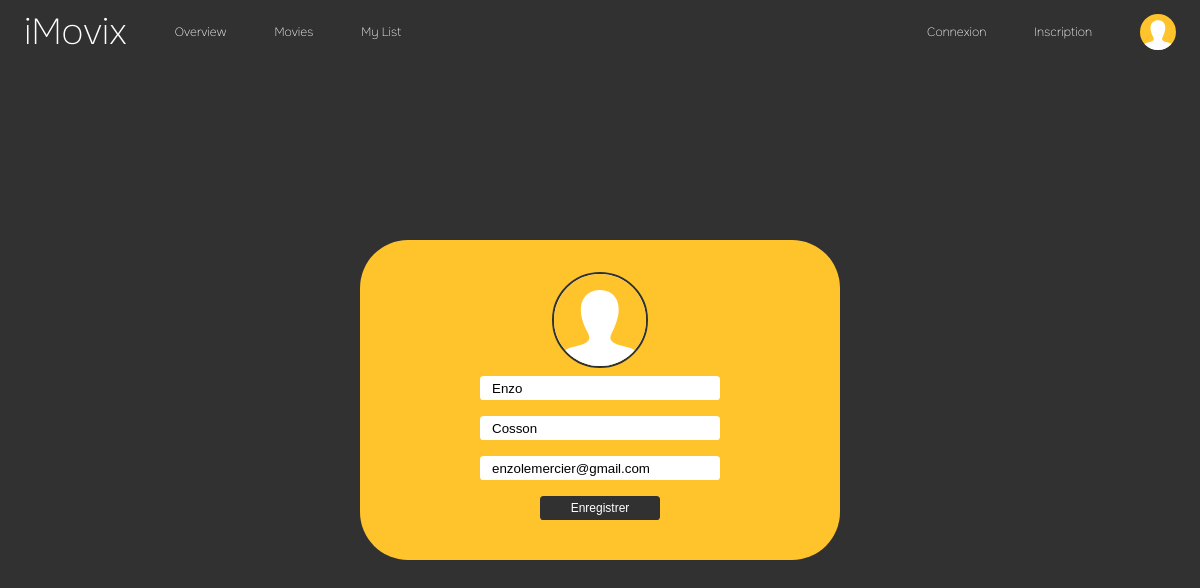
Page /profil_modif.php on the committed database.
### tables this page shows
CREATE TABLE `imovix_users` (
  `user_code` int(11) NOT NULL,
  `user_photo` varchar(50) NOT NULL,
  `user_prenom` varchar(100) DEFAULT NULL,
  `user_nom` varchar(100) DEFAULT NULL,
  `user_email` varchar(100) DEFAULT NULL,
  `user_mdp` varchar(255) DEFAULT NULL
);

### lib.inc.php (the view, shortened to what this page needs)
<?php
function afficherModifProfil($co)
{
    $userPhoto = $_GET['user_photo'];
    $req = "SELECT * FROM imovix_users";
    $resultat = $co->query($req);
    foreach ($resultat as $value) {
        if (!empty($_SESSION['user_photo'])) {
            if (empty($userPhoto)) {
                echo '<form class="changement_profil" action="profil_modif_verif.php" method="post">';
                echo     '<button type="button" class="changement_profil_pp" onclick="afficherPP()">';
                echo      ' <img class="pp_img" src="./img/pp/default.svg" alt="">';
                echo     '</button>';
                echo     '<input type="text" name="prenom" value="' . $value['user_prenom'] . '">';
                echo     '<input type="text" name="nom" value="' . $value['user_nom'] . '">';
                echo     '<input type="email" name="email" value="' . $value['user_email'] . '">';
                echo     '<input class="enregistrer" type="submit" value="Enregistrer">';
                echo '</form>';
            } else {
                echo '<form class="changement_profil" action="profil_modif_verif.php" method="post">';
                echo     '<button type="button" class="changement_profil_pp" onclick="afficherPP()">';
                echo      ' <img class="pp_img" src="./img/pp/' . $userPhoto . '" alt="">';
                echo     '</button>';
                echo     '<input type="text" name="prenom" value="' . $value['user_prenom'] . '">';
                echo     '<input type="text" name="nom" value="' . $value['user_nom'] . '">';
                echo     '<input type="email" name="email" value="' . $value['user_email'] . '">';
                echo     '<input class="enregistrer" type="submit" value="Enregistrer">';
                echo '</form>';
            }
        } else {
            echo '<form class="changement_profil" action="profil_modif_verif.php" method="post">';
            echo     '<button type="button" class="changement_profil_pp" onclick="afficherPP()">';
            echo      ' <img class="pp_img" src="./img/pp/' . $value['user_photo'] . '" alt="">';
            echo     '</button>';
            echo     '<input type="text" name="prenom" value="' . $value['user_prenom'] . '">';
            echo     '<input type="text" name="nom" value="' . $value['user_nom'] . '">';
            echo     '<input type="email" name="email" value="' . $value['user_email'] . '">';
            echo     '<input class="enregistrer" type="submit" value="Enregistrer">';
            echo '</form>';
        }
    }
}
function afficherProfilNav($co)
{
    if (!empty($_SESSION['user_prenom'])) {
        echo '<ul class="log">';
        echo '<div class="container_link">';
        echo '<li class="link first_link"><a href="profil.php">' . $_SESSION['user_prenom'] . '</a></li>';
        echo '<li class="link second_link"><a href="profil.php">' . $_SESSION['user_prenom'] . '</a></li>';
        echo  '</div>';
        echo  '<div class="container_link">';
        echo '<li class="link first_link"><a href="deconnexion.php">Deconnexion</a></li>';
        echo '<li class="link second_link_log"><a href="deconnexion.php">Deconnexion</a></li>';
        echo '</div>';
    } else {
        echo '<ul class="log">';
        echo '<div class="container_link">';
        echo '<li class="link first_link"><a href="connexion.php">Connexion</a></li>';
        echo  '</div>';
        echo  '<div class="container_link">';
        echo '<li class="link first_link"><a href="inscription.php">Inscription</a></li>';
        echo '</div>';
    }
    if (!empty($_SESSION['user_prenom'])) {
        echo '<a href="profil.php" class="photo_profil">';
        echo '<img class="photo_profil_img" src="./img/pp/' . $_SESSION['user_photo'] . '" alt="">';
        echo '</a>';
        echo '</ul>';
    } else {
        echo '<a href="profil.php" class="photo_profil">';
        echo '<img class="photo_profil_img" src="./img/pp/default.svg" alt="">';
        echo '</a>';
        echo '</ul>';
    }
}

### css/style.css (style rules this page uses)
* { margin: 0; padding: 0; box-sizing: border-box; }
a { text-decoration: none; }
ul { list-style: none; }
:root { --blanc: white; --noir: #313131; --orange: #ffc42c; --red: #ff2c2c; --color5: white; --font1: "Onest"; }
body { position: relative; font-family: var(--font1); }
header ul { display: flex; justify-content: center; align-items: center; }
header .container_link { display: flex; flex-direction: column; justify-content: center; align-items: center; transform: translateY(25%); transition: 300ms ease-in-out; }
header .container_link .link { display: flex; margin: 0 1vw; transition: 300ms ease-in-out; }
header .container_link .link:first-child { opacity: 1; }
header .container_link .link a { padding: 1vh 1vw; font-size: 1vw; color: var(--blanc); font-weight: 100; transition: 200ms ease-in-out; }
header .photo_profil { cursor: pointer; position: relative; margin: 0 2vw; width: 3vw; height: 3vw; border-radius: 50%; overflow: hidden; }
header .photo_profil .photo_profil_img { -o-object-fit: cover; object-fit: cover; width: 100%; height: 100%; fill: #ffc42c !important; }
.profil .changement_profil { display: flex; align-items: center; justify-content: center; flex-direction: column; background-color: var(--orange); width: 40%; min-height: 40vh; border-radius: 4vw; }
.profil .changement_profil .changement_profil_pp { cursor: pointer; width: 8vw; height: 8vw; border-radius: 50%; border: none; overflow: hidden; display: flex; justify-content: center; align-items: center; border: 0.2vw solid var(--noir); z-index: 2; transition: 0.1s ease-in-out; }
.profil .changement_profil .changement_profil_pp .pp_img { -o-object-fit: cover; object-fit: cover; width: 100%; height: 100%; }
.profil .changement_profil input { width: 20vw; height: 3vh; margin: 1vh 0; border: none; padding-left: 1vw; box-sizing: border-box; background-color: var(--blanc); border-radius: 0.3vw; }
.profil .changement_profil .enregistrer { cursor: pointer; padding-left: 0vw; display: flex; align-items: center; justify-content: center; width: 10vw; background-color: var(--orange); color: var(--blanc); font-size: 1vw; background-color: var(--noir); }

### rows in the picture
imovix_users: user_photo (placeholder picture), prenom "Enzo", nom "Cosson", email "enzolemercier@gmail.com"
